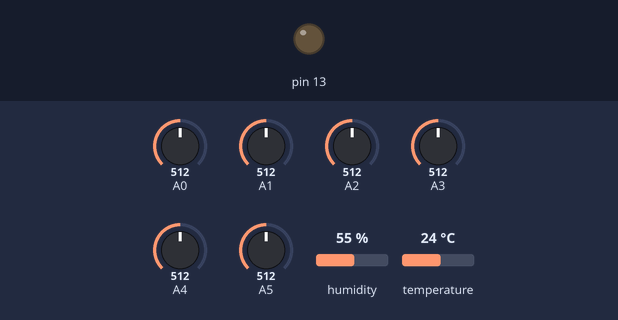
Simulated run of this sketch. Board: Arduino Uno, built with avr-gcc and run on an emulated ATmega328P. On the bench: output pins drawn as LEDs (lit = HIGH). Wiring (inferred from the names in the program): DHT11 sensor: data pin 2. The test bench sets the inputs (shaded band); at power-on: A0 = 512, A1 = 512, A2 = 512, A3 = 512, A4 = 512, A5 = 512, humidity 55 %, temperature 24 °C. No radio packets arrive unless stated; what the sketch prints to the serial monitor is not drawn.

Above: at 0.8 s.
At 5.09 s:
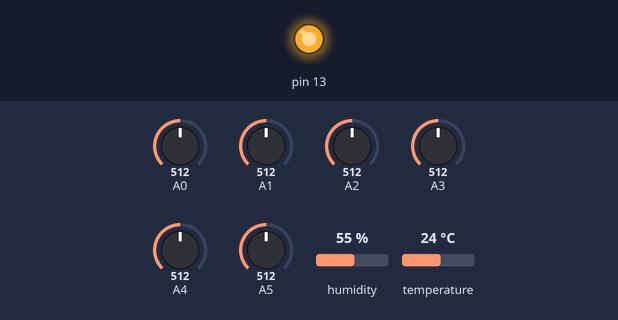
Timing chart, 0 to 5.5 s (numbered marks = the images above):
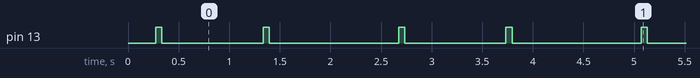

The sketch:

Virtual_wire_DHT11_sender.ino
```cpp
#include <VirtualWire.h>
#include <DHT.h>

#define DHTPIN 2

#define DHTTYPE DHT11

DHT dht(DHTPIN, DHTTYPE);

void setup()
{
  Serial.begin(9600);
  Serial.println("setup");
  vw_set_tx_pin(12);
  vw_setup(2000);
  pinMode(13,OUTPUT);
  dht.begin();
}
void loop()
{
  int h = dht.readHumidity();
  int t = dht.readTemperature();

  String messageString = String();
  for(int i=0;i<6;i++){
    messageString.concat(analogRead(i));
    messageString.concat(",");
  }
  messageString.concat(t);
  messageString.concat(",");
  messageString.concat(h);
  messageString.concat(",");

  char msg[messageString.length()+1];
  messageString.toCharArray(msg,messageString.length()+1);
  digitalWrite(13, true);
  vw_send((uint8_t *)msg, strlen(msg));
  vw_wait_tx();
  digitalWrite(13, false);
  delay(1000);
}
```

Measured:
- by itself, pin 13: repeats every 2.4 s: LOW 1.0 s, HIGH 0.06 s, LOW 1.3 s, HIGH 0.06 s
- by itself, everything shown: repeats every 2.4 s, in 4 steps
